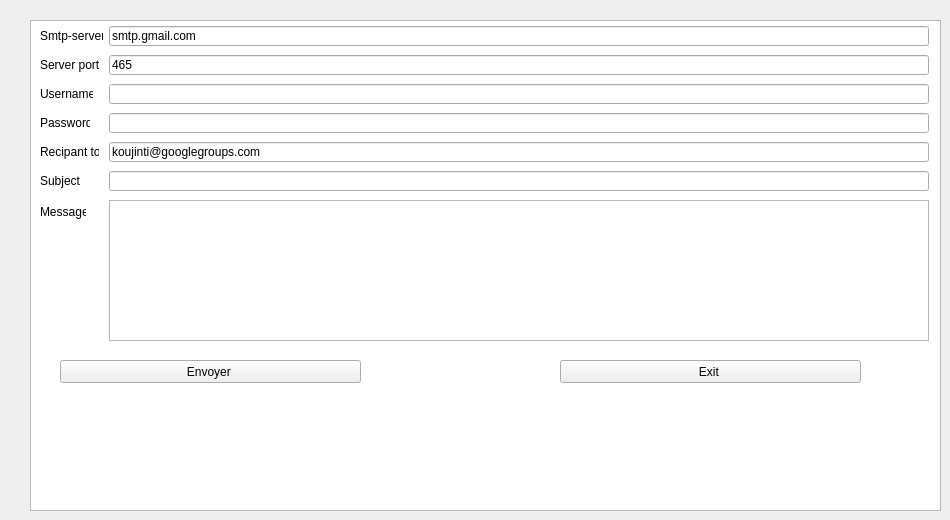
        <widget class="QWidget" name="tab_35">
         <attribute name="title">
          <string>Notification par mail</string>
         </attribute>
         <widget class="QListWidget" name="listWidget">
          <property name="geometry">
           <rect>
            <x>30</x>
            <y>20</y>
            <width>911</width>
            <height>491</height>
           </rect>
          </property>
         </widget>
         <widget class="QLabel" name="label_132">
          <property name="geometry">
           <rect>
            <x>40</x>
            <y>84</y>
            <width>53</width>
            <height>20</height>
           </rect>
          </property>
          <property name="text">
           <string>Username:</string>
          </property>
         </widget>
         <widget class="QLabel" name="label_133">
          <property name="geometry">
           <rect>
            <x>40</x>
            <y>26</y>
            <width>63</width>
            <height>20</height>
           </rect>
          </property>
          <property name="text">
           <string>Smtp-server:</string>
          </property>
         </widget>
         <widget class="QLabel" name="label_134">
          <property name="geometry">
           <rect>
            <x>40</x>
            <y>142</y>
            <width>59</width>
            <height>20</height>
           </rect>
          </property>
          <property name="text">
           <string>Recipant to:</string>
          </property>
         </widget>
         <widget class="QLabel" name="label_135">
          <property name="geometry">
           <rect>
            <x>40</x>
            <y>113</y>
            <width>50</width>
            <height>20</height>
           </rect>
          </property>
          <property name="text">
           <string>Password:</string>
          </property>
         </widget>
         <widget class="QLineEdit" name="uname_2a">
          <property name="geometry">
           <rect>
            <x>109</x>
            <y>84</y>
            <width>820</width>
            <height>20</height>
           </rect>
          </property>
         </widget>
         <widget class="QLabel" name="label_136">
          <property name="geometry">
           <rect>
            <x>40</x>
            <y>55</y>
            <width>59</width>
            <height>20</height>
           </rect>
          </property>
          <property name="text">
           <string>Server port:</string>
          </property>
         </widget>
         <widget class="QPlainTextEdit" name="msg_3a">
          <property name="geometry">
           <rect>
            <x>109</x>
            <y>200</y>
            <width>820</width>
            <height>141</height>
           </rect>
          </property>
         </widget>
         <widget class="QLineEdit" name="rcpt_3a">
          <property name="geometry">
           <rect>
            <x>109</x>
            <y>142</y>
            <width>820</width>
            <height>20</height>
           </rect>
          </property>
          <property name="text">
           <string>koujinti@googlegroups.com</string>
          </property>
         </widget>
         <widget class="QLineEdit" name="paswd_3a">
          <property name="geometry">
           <rect>
            <x>109</x>
            <y>113</y>
            <width>820</width>
            <height>20</height>
           </rect>
          </property>
          <property name="inputMask">
           <string/>
          </property>
          <property name="echoMode">
           <enum>QLineEdit::Password</enum>
          </property>
         </widget>
         <widget class="QLineEdit" name="server_3a">
          <property name="geometry">
           <rect>
            <x>109</x>
            <y>26</y>
            <width>820</width>
            <height>20</height>
           </rect>
          </property>
          <property name="text">
           <string>smtp.gmail.com</string>
          </property>
         </widget>
         <widget class="QLineEdit" name="subject_3a">
          <property name="geometry">
           <rect>
            <x>109</x>
            <y>171</y>
            <width>820</width>
            <height>20</height>
           </rect>
          </property>
         </widget>
         <widget class="QLabel" name="label_137">
          <property name="geometry">
           <rect>
            <x>40</x>
            <y>171</y>
            <width>40</width>
            <height>20</height>
           </rect>
          </property>
          <property name="text">
           <string>Subject:</string>
          </property>
         </widget>
         <widget class="QLineEdit" name="port_3a">
          <property name="geometry">
           <rect>
            <x>109</x>
            <y>55</y>
            <width>820</width>
            <height>20</height>
           </rect>
          </property>
          <property name="text">
           <string>465</string>
          </property>
         </widget>
         <widget class="QLabel" name="label_138">
          <property name="geometry">
           <rect>
            <x>40</x>
            <y>200</y>
            <width>46</width>
            <height>24</height>
           </rect>
          </property>
          <property name="text">
           <string>Message:</string>
          </property>
         </widget>
         <widget class="QPushButton" name="sendBtn_3">
          <property name="geometry">
           <rect>
            <x>60</x>
            <y>360</y>
            <width>301</width>
            <height>23</height>
           </rect>
          </property>
          <property name="text">
           <string>Envoyer </string>
          </property>
         </widget>
         <widget class="QPushButton" name="exitBtn_3">
          <property name="geometry">
           <rect>
            <x>560</x>
            <y>360</y>
            <width>301</width>
            <height>23</height>
           </rect>
          </property>
          <property name="text">
           <string>Exit </string>
          </property>
         </widget>
        </widget>
